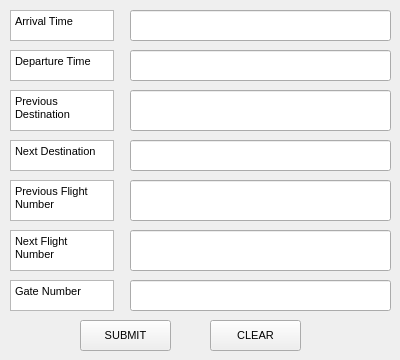
<?xml version="1.0" encoding="UTF-8"?>
<ui version="4.0">
 <class>edit_flights</class>
 <widget class="QWidget" name="edit_flights">
  <property name="geometry">
   <rect>
    <x>0</x>
    <y>0</y>
    <width>400</width>
    <height>360</height>
   </rect>
  </property>
  <property name="windowTitle">
   <string>Edit Flights</string>
  </property>
  <widget class="QPlainTextEdit" name="arrival_time">
   <property name="geometry">
    <rect>
     <x>10</x>
     <y>10</y>
     <width>104</width>
     <height>31</height>
    </rect>
   </property>
   <property name="font">
    <font>
     <pointsize>8</pointsize>
    </font>
   </property>
   <property name="plainText">
    <string>Arrival Time</string>
   </property>
  </widget>
  <widget class="QLineEdit" name="prevflightnum_input">
   <property name="geometry">
    <rect>
     <x>130</x>
     <y>180</y>
     <width>261</width>
     <height>41</height>
    </rect>
   </property>
   <property name="font">
    <font>
     <pointsize>8</pointsize>
    </font>
   </property>
  </widget>
  <widget class="QPlainTextEdit" name="plainTextEdit_2">
   <property name="geometry">
    <rect>
     <x>10</x>
     <y>50</y>
     <width>104</width>
     <height>31</height>
    </rect>
   </property>
   <property name="font">
    <font>
     <pointsize>8</pointsize>
    </font>
   </property>
   <property name="plainText">
    <string>Departure Time</string>
   </property>
  </widget>
  <widget class="QPlainTextEdit" name="plainTextEdit_4">
   <property name="geometry">
    <rect>
     <x>10</x>
     <y>140</y>
     <width>104</width>
     <height>31</height>
    </rect>
   </property>
   <property name="font">
    <font>
     <pointsize>8</pointsize>
    </font>
   </property>
   <property name="plainText">
    <string>Next Destination</string>
   </property>
  </widget>
  <widget class="QPushButton" name="clearbutton">
   <property name="geometry">
    <rect>
     <x>210</x>
     <y>320</y>
     <width>91</width>
     <height>31</height>
    </rect>
   </property>
   <property name="font">
    <font>
     <pointsize>8</pointsize>
    </font>
   </property>
   <property name="text">
    <string>CLEAR</string>
   </property>
  </widget>
  <widget class="QPushButton" name="submitbutton">
   <property name="geometry">
    <rect>
     <x>80</x>
     <y>320</y>
     <width>91</width>
     <height>31</height>
    </rect>
   </property>
   <property name="font">
    <font>
     <pointsize>8</pointsize>
    </font>
   </property>
   <property name="text">
    <string>SUBMIT</string>
   </property>
  </widget>
  <widget class="QPlainTextEdit" name="plainTextEdit_3">
   <property name="geometry">
    <rect>
     <x>10</x>
     <y>90</y>
     <width>104</width>
     <height>41</height>
    </rect>
   </property>
   <property name="font">
    <font>
     <pointsize>8</pointsize>
    </font>
   </property>
   <property name="plainText">
    <string>Previous Destination</string>
   </property>
  </widget>
  <widget class="QLineEdit" name="arrivaltime_input">
   <property name="geometry">
    <rect>
     <x>130</x>
     <y>10</y>
     <width>261</width>
     <height>31</height>
    </rect>
   </property>
   <property name="font">
    <font>
     <pointsize>8</pointsize>
    </font>
   </property>
  </widget>
  <widget class="QLineEdit" name="departuretime_input">
   <property name="geometry">
    <rect>
     <x>130</x>
     <y>50</y>
     <width>261</width>
     <height>31</height>
    </rect>
   </property>
   <property name="font">
    <font>
     <pointsize>8</pointsize>
    </font>
   </property>
  </widget>
  <widget class="QLineEdit" name="gatenum_input">
   <property name="geometry">
    <rect>
     <x>130</x>
     <y>280</y>
     <width>261</width>
     <height>31</height>
    </rect>
   </property>
   <property name="font">
    <font>
     <pointsize>8</pointsize>
    </font>
   </property>
  </widget>
  <widget class="QLineEdit" name="nextflightnum_input">
   <property name="geometry">
    <rect>
     <x>130</x>
     <y>230</y>
     <width>261</width>
     <height>41</height>
    </rect>
   </property>
   <property name="font">
    <font>
     <pointsize>8</pointsize>
    </font>
   </property>
  </widget>
  <widget class="QLineEdit" name="nextdest_input">
   <property name="geometry">
    <rect>
     <x>130</x>
     <y>140</y>
     <width>261</width>
     <height>31</height>
    </rect>
   </property>
   <property name="font">
    <font>
     <pointsize>8</pointsize>
    </font>
   </property>
  </widget>
  <widget class="QPlainTextEdit" name="plainTextEdit_7">
   <property name="geometry">
    <rect>
     <x>10</x>
     <y>280</y>
     <width>104</width>
     <height>31</height>
    </rect>
   </property>
   <property name="font">
    <font>
     <pointsize>8</pointsize>
    </font>
   </property>
   <property name="plainText">
    <string>Gate Number</string>
   </property>
  </widget>
  <widget class="QPlainTextEdit" name="plainTextEdit_5">
   <property name="geometry">
    <rect>
     <x>10</x>
     <y>180</y>
     <width>104</width>
     <height>41</height>
    </rect>
   </property>
   <property name="font">
    <font>
     <pointsize>8</pointsize>
    </font>
   </property>
   <property name="plainText">
    <string>Previous Flight Number</string>
   </property>
  </widget>
  <widget class="QPlainTextEdit" name="plainTextEdit_6">
   <property name="geometry">
    <rect>
     <x>10</x>
     <y>230</y>
     <width>104</width>
     <height>41</height>
    </rect>
   </property>
   <property name="font">
    <font>
     <pointsize>8</pointsize>
    </font>
   </property>
   <property name="plainText">
    <string>Next Flight Number</string>
   </property>
  </widget>
  <widget class="QLineEdit" name="prevdest_input">
   <property name="geometry">
    <rect>
     <x>130</x>
     <y>90</y>
     <width>261</width>
     <height>41</height>
    </rect>
   </property>
   <property name="font">
    <font>
     <pointsize>8</pointsize>
    </font>
   </property>
  </widget>
 </widget>
 <resources/>
 <connections/>
</ui>
